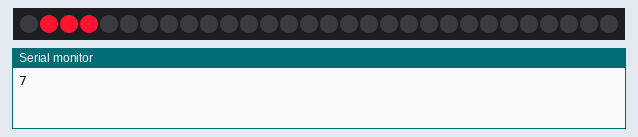
A sketch run on a simulated Arduino Uno, built with avr-gcc and run on an emulated ATmega328P. Parts: 30 RGB LEDs in strip order, left to right, the last lines printed to the serial monitor.

Above: at 0.45 s.
At 1.8 s:
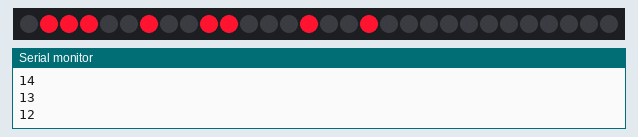
At 9.24 s:
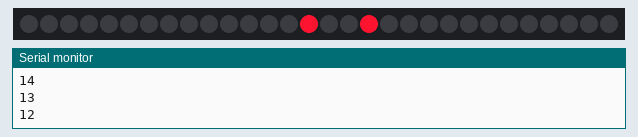
At 13.0 s:
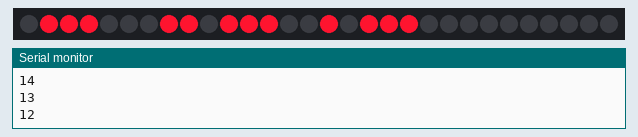
At 24.1 s:
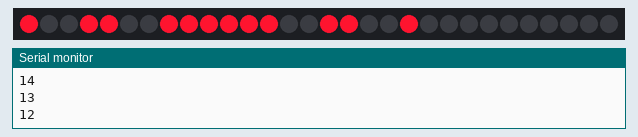
At 35.2 s:
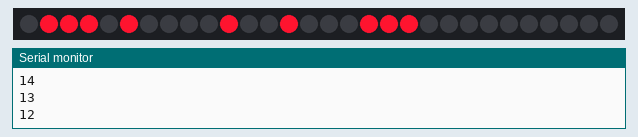

The sketch:

trabalho4.ino
```cpp
#include <Adafruit_NeoPixel.h>


#define PIN 2	 // input pin Neopixel is attached to
#define N 5
#define M 4
#define NUMPIXELS      30 // number of neopixels in Table


Adafruit_NeoPixel pixels = Adafruit_NeoPixel(NUMPIXELS, PIN, NEO_GRB + NEO_KHZ800);
int delayval = 100; // timing delay
int redColor = 255;
int greenColor = 20;
int blueColor = 47;
void setup()
{
  pixels.begin();
  Serial.begin(9600);

}


void verifica_par(int *a,int i){
  if(a[i] == 1){
    	pixels.setPixelColor(i, pixels.Color(redColor, greenColor, blueColor)); // Moderately bright green color.

        pixels.show(); // This sends the updated pixel color to the hardware.

        delay(delayval); // Delay for a period of time (in milliseconds).

    }else{
      pixels.setPixelColor(i, pixels.Color(0, 0,0)); // Moderately bright green color.

        pixels.show(); // This sends the updated pixel color to the hardware.

        delay(delayval); // Delay for a period of time (in milliseconds).

    }
}

void verifica_impar(int *a,int j ,int i){

    if(a[j] == 1){
          pixels.setPixelColor(i, pixels.Color(redColor, greenColor, blueColor)); // Moderately bright green color.

          pixels.show(); // This sends the updated pixel color to the hardware.

          delay(delayval); // Delay for a period of time (in milliseconds).

      }else{
        pixels.setPixelColor(i, pixels.Color(0, 0,0)); // Moderately bright green color.

          pixels.show(); // This sends the updated pixel color to the hardware.

          delay(delayval); // Delay for a period of time (in milliseconds).
    }


}


void acende(int *a){
  int j = 0;
  int count = 0;
  for(int i = 0; i < N; i++){
    if(i%2 == 0){
      j = i*M;
      for (;j<= ((i*M) +(M -1)); j++){
        count++;

        verifica_par(a,j);
      }
    }
    else if (i%2 == 1){
      j = ((i*M)+(M-1));
      for (;j >= i * M; j--)
      {
            Serial.println(j);

           verifica_impar(a,j,count);
                count++;

      }
    }


  }
  delay(6000);
  apaga();
}
void apaga(){
  for(int i = 0; i < NUMPIXELS; i++){
  		pixels.setPixelColor(i, pixels.Color(0, 0, 0)); // Moderately bright green color.

        pixels.show(); // This sends the updated pixel color to the hardware.

        delay(delayval); // Delay for a period of time (in milliseconds).
  }

}


int f[20] = {0,1,1,1,
             0,1,0,0,
             0,1,1,0,
             0,1,0,0,
             0,1,0,0,
             };

int g[20] = {0,1,1,1,
             1,0,0,0,
             1,0,1,1,
             1,0,0,1,
             0,1,1,1};

int h[20] = {1,0,0,1,
             1,0,0,1,
             1,1,1,1,
             1,0,0,1,
             1,0,0,1};

int i[20] = {0,1,1,1,
             0,0,1,0,
             0,0,1,0,
             0,0,1,0,
             0,1,1,1};

int j[20] = { 0,1,1,1,
              0,0,0,1,
              0,0,0,1,
              1,0,0,1,
              0,1,1,0};

void print(char l){
    switch (l){
      case 'f': acende(f);
      case 'g': acende(g);
      case 'h': acende(h);
      case 'i': acende(i);
      case 'j': acende(j);
    }

}

void loop()
{

  print('f');
  delay(2000);

  print('g');
  delay(2000);

  print('h');
  delay(2000);

  print('i');
  delay(2000);

  print('j');
  delay(2000);


}
```
